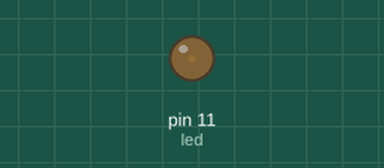
This sketch was run on a simulated Arduino Uno, built with avr-gcc and run on an emulated ATmega328P. On the bench: output pins drawn as LEDs (lit = HIGH).

Above: at 0.05 s.
At 0.95 s:
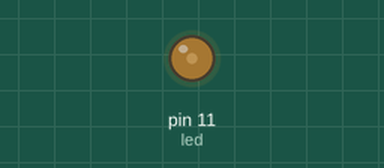
At 1.9 s:
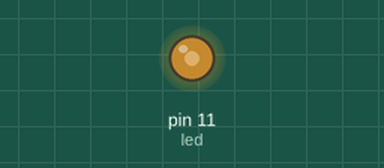
At 3.8 s:
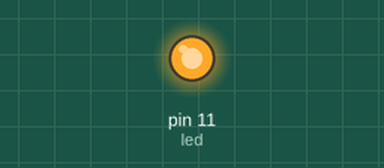
Timing chart, 0 to 8.8 s (numbered marks = the images above):
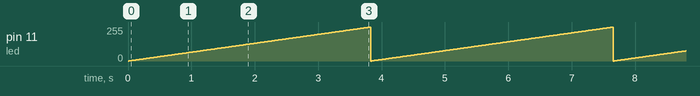

Measured:
- by itself, pin 11 (led): ramps from 0/255 to 254/255 and jumps back, once every 3.8 s

The sketch:

Tarefa01.ino
```cpp
// Brilho Variavel do LED via PWM - Adriano Rodrigues

// Porta do LED
int led = 11; // Deve ser uma porta PWM!

void setup()
{
  // Configuracao da porta digital do LED
  pinMode(led, OUTPUT);
}

void loop()
{
  for (int i = 0; i < 255; i++)
  {
    analogWrite(led, i);
    delay(15)         ;
  }
}
```
